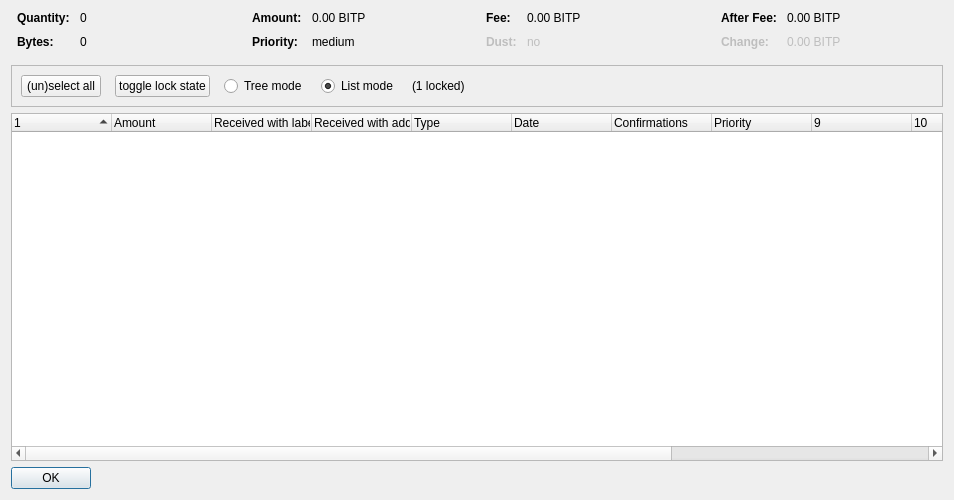
<?xml version="1.0" encoding="UTF-8"?>
<ui version="4.0">
 <class>CoinControlDialog</class>
 <widget class="QDialog" name="CoinControlDialog">
  <property name="geometry">
   <rect>
    <x>0</x>
    <y>0</y>
    <width>954</width>
    <height>500</height>
   </rect>
  </property>
  <property name="windowTitle">
   <string>Coin Selection</string>
  </property>
  <layout class="QVBoxLayout" name="verticalLayout">
   <item>
    <layout class="QHBoxLayout" name="horizontalLayoutTop" stretch="0,0,0,0">
     <property name="topMargin">
      <number>0</number>
     </property>
     <property name="bottomMargin">
      <number>10</number>
     </property>
     <item>
      <layout class="QFormLayout" name="formLayoutCoinControl1">
       <property name="horizontalSpacing">
        <number>10</number>
       </property>
       <property name="verticalSpacing">
        <number>10</number>
       </property>
       <property name="leftMargin">
        <number>6</number>
       </property>
       <property name="rightMargin">
        <number>6</number>
       </property>
       <item row="0" column="0">
        <widget class="QLabel" name="labelCoinControlQuantityText">
         <property name="font">
          <font>
           <weight>75</weight>
           <bold>true</bold>
          </font>
         </property>
         <property name="text">
          <string>Quantity:</string>
         </property>
        </widget>
       </item>
       <item row="0" column="1">
        <widget class="QLabel" name="labelCoinControlQuantity">
         <property name="cursor">
          <cursorShape>IBeamCursor</cursorShape>
         </property>
         <property name="contextMenuPolicy">
          <enum>Qt::ActionsContextMenu</enum>
         </property>
         <property name="text">
          <string notr="true">0</string>
         </property>
         <property name="textInteractionFlags">
          <set>Qt::LinksAccessibleByMouse|Qt::TextSelectableByKeyboard|Qt::TextSelectableByMouse</set>
         </property>
        </widget>
       </item>
       <item row="1" column="0">
        <widget class="QLabel" name="labelCoinControlBytesText">
         <property name="font">
          <font>
           <weight>75</weight>
           <bold>true</bold>
          </font>
         </property>
         <property name="text">
          <string>Bytes:</string>
         </property>
        </widget>
       </item>
       <item row="1" column="1">
        <widget class="QLabel" name="labelCoinControlBytes">
         <property name="cursor">
          <cursorShape>IBeamCursor</cursorShape>
         </property>
         <property name="contextMenuPolicy">
          <enum>Qt::ActionsContextMenu</enum>
         </property>
         <property name="text">
          <string notr="true">0</string>
         </property>
         <property name="textInteractionFlags">
          <set>Qt::LinksAccessibleByMouse|Qt::TextSelectableByKeyboard|Qt::TextSelectableByMouse</set>
         </property>
        </widget>
       </item>
      </layout>
     </item>
     <item>
      <layout class="QFormLayout" name="formLayoutCoinControl2">
       <property name="horizontalSpacing">
        <number>10</number>
       </property>
       <property name="verticalSpacing">
        <number>10</number>
       </property>
       <property name="leftMargin">
        <number>6</number>
       </property>
       <property name="rightMargin">
        <number>6</number>
       </property>
       <item row="0" column="0">
        <widget class="QLabel" name="labelCoinControlAmountText">
         <property name="font">
          <font>
           <weight>75</weight>
           <bold>true</bold>
          </font>
         </property>
         <property name="text">
          <string>Amount:</string>
         </property>
        </widget>
       </item>
       <item row="0" column="1">
        <widget class="QLabel" name="labelCoinControlAmount">
         <property name="cursor">
          <cursorShape>IBeamCursor</cursorShape>
         </property>
         <property name="contextMenuPolicy">
          <enum>Qt::ActionsContextMenu</enum>
         </property>
         <property name="text">
          <string notr="true">0.00 BITP</string>
         </property>
         <property name="textInteractionFlags">
          <set>Qt::LinksAccessibleByMouse|Qt::TextSelectableByKeyboard|Qt::TextSelectableByMouse</set>
         </property>
        </widget>
       </item>
       <item row="1" column="0">
        <widget class="QLabel" name="labelCoinControlPriorityText">
         <property name="font">
          <font>
           <weight>75</weight>
           <bold>true</bold>
          </font>
         </property>
         <property name="text">
          <string>Priority:</string>
         </property>
        </widget>
       </item>
       <item row="1" column="1">
        <widget class="QLabel" name="labelCoinControlPriority">
         <property name="cursor">
          <cursorShape>IBeamCursor</cursorShape>
         </property>
         <property name="contextMenuPolicy">
          <enum>Qt::ActionsContextMenu</enum>
         </property>
         <property name="text">
          <string>medium</string>
         </property>
         <property name="textInteractionFlags">
          <set>Qt::LinksAccessibleByMouse|Qt::TextSelectableByKeyboard|Qt::TextSelectableByMouse</set>
         </property>
        </widget>
       </item>
      </layout>
     </item>
     <item>
      <layout class="QFormLayout" name="formLayoutCoinControl3">
       <property name="horizontalSpacing">
        <number>10</number>
       </property>
       <property name="verticalSpacing">
        <number>10</number>
       </property>
       <property name="leftMargin">
        <number>6</number>
       </property>
       <property name="rightMargin">
        <number>6</number>
       </property>
       <item row="0" column="0">
        <widget class="QLabel" name="labelCoinControlFeeText">
         <property name="font">
          <font>
           <weight>75</weight>
           <bold>true</bold>
          </font>
         </property>
         <property name="text">
          <string>Fee:</string>
         </property>
        </widget>
       </item>
       <item row="0" column="1">
        <widget class="QLabel" name="labelCoinControlFee">
         <property name="cursor">
          <cursorShape>IBeamCursor</cursorShape>
         </property>
         <property name="contextMenuPolicy">
          <enum>Qt::ActionsContextMenu</enum>
         </property>
         <property name="text">
          <string notr="true">0.00 BITP</string>
         </property>
         <property name="textInteractionFlags">
          <set>Qt::LinksAccessibleByMouse|Qt::TextSelectableByKeyboard|Qt::TextSelectableByMouse</set>
         </property>
        </widget>
       </item>
       <item row="1" column="0">
        <widget class="QLabel" name="labelCoinControlLowOutputText">
         <property name="enabled">
          <bool>false</bool>
         </property>
         <property name="font">
          <font>
           <weight>75</weight>
           <bold>true</bold>
          </font>
         </property>
         <property name="text">
          <string>Dust:</string>
         </property>
        </widget>
       </item>
       <item row="1" column="1">
        <widget class="QLabel" name="labelCoinControlLowOutput">
         <property name="enabled">
          <bool>false</bool>
         </property>
         <property name="cursor">
          <cursorShape>IBeamCursor</cursorShape>
         </property>
         <property name="contextMenuPolicy">
          <enum>Qt::ActionsContextMenu</enum>
         </property>
         <property name="text">
          <string>no</string>
         </property>
         <property name="textInteractionFlags">
          <set>Qt::LinksAccessibleByMouse|Qt::TextSelectableByKeyboard|Qt::TextSelectableByMouse</set>
         </property>
        </widget>
       </item>
      </layout>
     </item>
     <item>
      <layout class="QFormLayout" name="formLayoutCoinControl4">
       <property name="horizontalSpacing">
        <number>10</number>
       </property>
       <property name="verticalSpacing">
        <number>10</number>
       </property>
       <property name="leftMargin">
        <number>6</number>
       </property>
       <property name="rightMargin">
        <number>6</number>
       </property>
       <item row="0" column="0">
        <widget class="QLabel" name="labelCoinControlAfterFeeText">
         <property name="font">
          <font>
           <weight>75</weight>
           <bold>true</bold>
          </font>
         </property>
         <property name="text">
          <string>After Fee:</string>
         </property>
        </widget>
       </item>
       <item row="0" column="1">
        <widget class="QLabel" name="labelCoinControlAfterFee">
         <property name="cursor">
          <cursorShape>IBeamCursor</cursorShape>
         </property>
         <property name="contextMenuPolicy">
          <enum>Qt::ActionsContextMenu</enum>
         </property>
         <property name="text">
          <string notr="true">0.00 BITP</string>
         </property>
         <property name="textInteractionFlags">
          <set>Qt::LinksAccessibleByMouse|Qt::TextSelectableByKeyboard|Qt::TextSelectableByMouse</set>
         </property>
        </widget>
       </item>
       <item row="1" column="0">
        <widget class="QLabel" name="labelCoinControlChangeText">
         <property name="enabled">
          <bool>false</bool>
         </property>
         <property name="font">
          <font>
           <weight>75</weight>
           <bold>true</bold>
          </font>
         </property>
         <property name="text">
          <string>Change:</string>
         </property>
        </widget>
       </item>
       <item row="1" column="1">
        <widget class="QLabel" name="labelCoinControlChange">
         <property name="enabled">
          <bool>false</bool>
         </property>
         <property name="cursor">
          <cursorShape>IBeamCursor</cursorShape>
         </property>
         <property name="contextMenuPolicy">
          <enum>Qt::ActionsContextMenu</enum>
         </property>
         <property name="text">
          <string notr="true">0.00 BITP</string>
         </property>
         <property name="textInteractionFlags">
          <set>Qt::LinksAccessibleByMouse|Qt::TextSelectableByKeyboard|Qt::TextSelectableByMouse</set>
         </property>
        </widget>
       </item>
      </layout>
     </item>
    </layout>
   </item>
   <item>
    <widget class="QFrame" name="frame">
     <property name="minimumSize">
      <size>
       <width>0</width>
       <height>40</height>
      </size>
     </property>
     <property name="frameShape">
      <enum>QFrame::StyledPanel</enum>
     </property>
     <property name="frameShadow">
      <enum>QFrame::Sunken</enum>
     </property>
     <layout class="QHBoxLayout" name="horizontalLayout">
      <item>
       <layout class="QHBoxLayout" name="horizontalLayoutPanel" stretch="0,0,0,0,0,0">
        <property name="spacing">
         <number>14</number>
        </property>
        <item>
         <widget class="QPushButton" name="pushButtonSelectAll">
          <property name="sizePolicy">
           <sizepolicy hsizetype="Maximum" vsizetype="Fixed">
            <horstretch>0</horstretch>
            <verstretch>0</verstretch>
           </sizepolicy>
          </property>
          <property name="text">
           <string>(un)select all</string>
          </property>
          <property name="autoDefault">
           <bool>false</bool>
          </property>
         </widget>
        </item>
        <item>
         <widget class="QPushButton" name="pushButtonToggleLock">
          <property name="sizePolicy">
           <sizepolicy hsizetype="Maximum" vsizetype="Fixed">
            <horstretch>0</horstretch>
            <verstretch>0</verstretch>
           </sizepolicy>
          </property>
          <property name="text">
           <string>toggle lock state</string>
          </property>
          <property name="autoDefault">
           <bool>false</bool>
          </property>
         </widget>
        </item>
        <item>
         <widget class="QRadioButton" name="radioTreeMode">
          <property name="sizePolicy">
           <sizepolicy hsizetype="Maximum" vsizetype="Fixed">
            <horstretch>0</horstretch>
            <verstretch>0</verstretch>
           </sizepolicy>
          </property>
          <property name="text">
           <string>Tree mode</string>
          </property>
         </widget>
        </item>
        <item>
         <widget class="QRadioButton" name="radioListMode">
          <property name="sizePolicy">
           <sizepolicy hsizetype="Maximum" vsizetype="Fixed">
            <horstretch>0</horstretch>
            <verstretch>0</verstretch>
           </sizepolicy>
          </property>
          <property name="text">
           <string>List mode</string>
          </property>
          <property name="checked">
           <bool>true</bool>
          </property>
         </widget>
        </item>
        <item>
         <widget class="QLabel" name="labelLocked">
          <property name="text">
           <string>(1 locked)</string>
          </property>
         </widget>
        </item>
        <item>
         <spacer name="horizontalSpacer">
          <property name="orientation">
           <enum>Qt::Horizontal</enum>
          </property>
          <property name="sizeHint" stdset="0">
           <size>
            <width>40</width>
            <height>20</height>
           </size>
          </property>
         </spacer>
        </item>
       </layout>
      </item>
     </layout>
    </widget>
   </item>
   <item>
    <widget class="CoinControlTreeWidget" name="treeWidget">
     <property name="contextMenuPolicy">
      <enum>Qt::CustomContextMenu</enum>
     </property>
     <property name="sortingEnabled">
      <bool>false</bool>
     </property>
     <property name="columnCount">
      <number>13</number>
     </property>
     <attribute name="headerShowSortIndicator" stdset="0">
      <bool>true</bool>
     </attribute>
     <attribute name="headerStretchLastSection">
      <bool>false</bool>
     </attribute>
     <column>
      <property name="text">
       <string/>
      </property>
     </column>
     <column>
      <property name="text">
       <string>Amount</string>
      </property>
     </column>
     <column>
      <property name="text">
       <string>Received with label</string>
      </property>
     </column>
     <column>
      <property name="text">
       <string>Received with address</string>
      </property>
     </column>
     <column>
      <property name="text">
	<string>Type</string>
      </property>
     </column>
     <column>
      <property name="text">
       <string>Date</string>
      </property>
     </column>
     <column>
      <property name="text">
       <string>Confirmations</string>
      </property>
      <property name="toolTip">
       <string>Confirmed</string>
      </property>
     </column>
     <column>
      <property name="text">
       <string>Priority</string>
      </property>
     </column>
     <column>
      <property name="text">
       <string/>
      </property>
     </column>
     <column>
      <property name="text">
       <string/>
      </property>
     </column>
     <column>
      <property name="text">
       <string/>
      </property>
     </column>
     <column>
      <property name="text">
       <string/>
      </property>
     </column>
     <column>
      <property name="text">
       <string/>
      </property>
     </column>
    </widget>
   </item>
   <item>
    <widget class="QDialogButtonBox" name="buttonBox">
     <property name="sizePolicy">
      <sizepolicy hsizetype="Maximum" vsizetype="Fixed">
       <horstretch>0</horstretch>
       <verstretch>0</verstretch>
      </sizepolicy>
     </property>
     <property name="orientation">
      <enum>Qt::Horizontal</enum>
     </property>
     <property name="standardButtons">
      <set>QDialogButtonBox::Ok</set>
     </property>
    </widget>
   </item>
  </layout>
 </widget>
 <customwidgets>
  <customwidget>
   <class>CoinControlTreeWidget</class>
   <extends>QTreeWidget</extends>
   <header>coincontroltreewidget.h</header>
  </customwidget>
 </customwidgets>
 <resources/>
 <connections/>
</ui>
